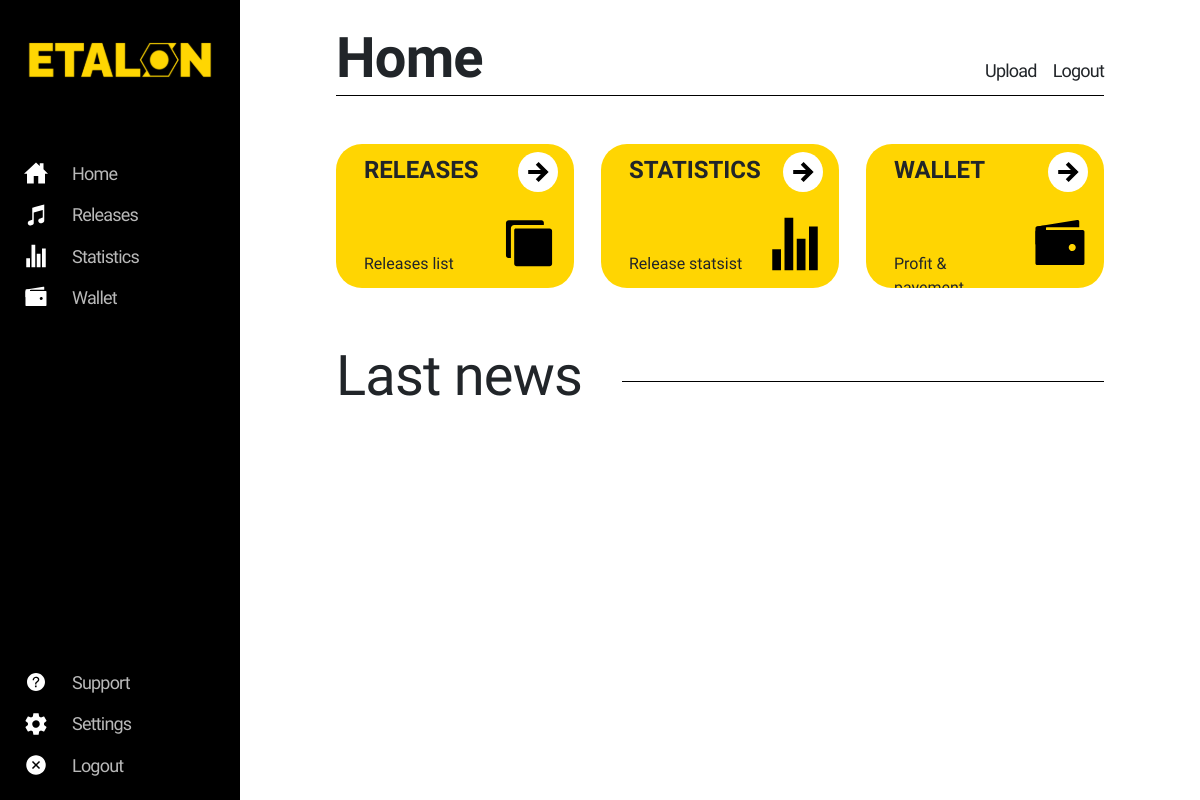
Before: /home/ with the older database file.
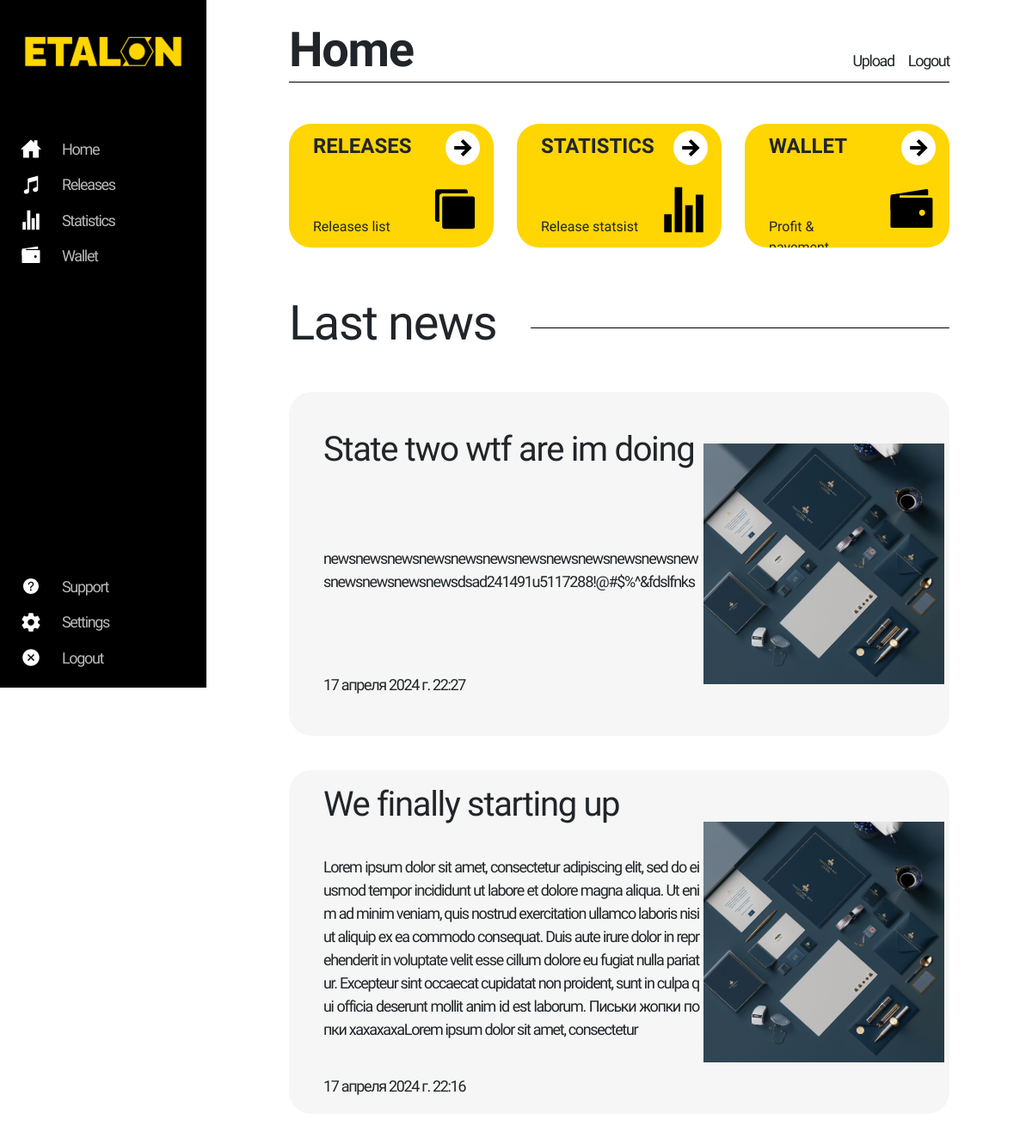
After: the same page with the newer database file.
### home/models.py (models this page shows, shortened)
class Articles(models.Model):
    title = models.CharField('Название', max_length=42)
    full_text = models.TextField('Статья', max_length=512)
    date = models.DateTimeField('Дата публикации')
    class Meta:
        verbose_name = 'Новость'
        verbose_name_plural = 'Новости'

### home/views.py (the view, shortened to what this page needs)
# urls.py: path('', views.home),
def home(request):
    news = Articles.objects.order_by('-date')
    error = ''
    return render(request, 'home/home.html', {"news" : news})

### home/templates/home/home.html
{% extends 'home/layout.html' %}
{% load static %}
    {% block content-section %}
        <section id="content-section">
            <div id="header-frame">
                <div id="header-text">Home</div>
                <div id="header-buttons">
                    <div id="header-button1">Upload</div>
                    <div id="header-button2">Logout</div>
                </div>
            </div>
            <div id="nav-frame">
                <div id="nav-releases">
                    <div id="nav-releases-text-frame">
                        <div id="nav-release-title">RELEASES</div>
                        <div id="nav-release-text">Releases list</div>
                    </div>
                    <div id="nav-releases-img">
                        <img id="nav-release-button1" src="{% static 'home/img/homeArrow.svg' %}"></img>
                        <img id="nav-release-button2" src="{% static 'home/img/homeReleases.svg' %}"></img>
                    </div>
                </div>
                <div id="nav-stats">
                    <div id="nav-stats-text-frame">
                        <div id="nav-stats-title">STATISTICS</div>
                        <div id="nav-stats-text">Release statsist</div>
                    </div>
                    <div id="nav-stats-img">
                        <img id="nav-stats-button1" src="{% static 'home/img/homeArrow.svg' %}"></img>
                        <img id="nav-stats-button2" src="{% static 'home/img/homeStats.svg' %}"></img>
                    </div>
                </div>
                <div id="nav-wallet">
                    <div id="nav-wallet-text-frame">
                        <div id="nav-wallet-title">WALLET</div>
                        <div id="nav-wallet-text">Profit & payement</div>
                    </div>
                    <div id="nav-wallet-img">
                        <img id="nav-wallet-button1" src="{% static 'home/img/homeArrow.svg' %}"></img>
                        <img id="nav-wallet-button2" src="{% static 'home/img/homeWallet.svg' %}"></img>
                    </div>
                </div>
            </div>
            <div id="news-splitter">
                <div id="news-splitter-text">Last news</div>
                <div id="news-line"></div>
            </div>
            <div id="news-frame">
                {% for el in news %}
                <dev id="news-item-frame">
                    <div id="news-texts-frame">
                        <div id="news-topic">{{el.title}}</div>
                        <div id="news-text">{{el.full_text}}</div>
                        <div id="news-date">{{el.date}}</div>
                    </div>
                    <div id="news-img-frame">
                        <img src="{% static 'home/img/newsCover.svg' %}" id="news-img"></img>
                    </div>
                </dev>
                {% endfor %}
            </div>
        </section>
    {% endblock %}

### home/templates/home/layout.html (shortened to what this page needs)
{% load static %}
<!DOCTYPE html>
<html lang="ru">
<head>
    <link rel="stylesheet" href="{% static 'home/css/menu.css' %}">
    <link rel="stylesheet" href="{% static 'home/css/home.css' %}">
    <link rel="stylesheet" href="{% static 'home/css/releases.css' %}">
    <link href="https://cdn.jsdelivr.net/npm/bootstrap@5.3.2/dist/css/bootstrap.min.css" rel="stylesheet">
</head>
<body>
    <section id="main-section">
        {% block menu-section %}
            {% include 'home/menu.html' %}
        {% endblock %}
        {% block content-section %}
        {% endblock %}
    </section>
</body>
</html>

### home/templates/home/menu.html (shortened to what this page needs)
{% extends 'home/layout.html' %}
{% load static %}
{% block menu-section %}
<section id="menu-section">
    <img id="logo-img"src="{% static 'home/img/logoText.svg' %}" alt="Image"></img>
    <div id="lnk-home"><img id="icon-nav" src="{% static 'home/img/icoHome.svg' %}"></img>Home</div>
    <div id="lnk-releases"><img id="icon-nav" src="{% static 'home/img/icoMusic.svg' %}"></img>Releases</div>
    <div id="lnk-statistics"><img id="icon-nav" src="{% static 'home/img/icoStats.svg' %}"></img>Statistics</div>
    <div id="lnk-wallet"><img id="icon-nav" src="{% static 'home/img/icoMoney.svg' %}"></img>Wallet</div>
    <div id="lnk-support"><img id="icon-nav" src="{% static 'home/img/icoHelp.svg' %}"></img>Support</div>
    <div id="lnk-settings"><img id="icon-nav" src="{% static 'home/img/icoSettings.svg' %}"></img>Settings</div>
    <div id="lnk-logout"><img id="icon-nav" src="{% static 'home/img/icoLogout.svg' %}"></img>Logout</div>
</section>
{% endblock %}

### home/static/home/css/menu.css (style rules this page uses)
#menu-section { position:sticky; display: flex; justify-content: start; flex-direction: column; align-content: space-between; width: 30vh; height: 100vh; margin-top: 0; margin-left: 0; top: 0; font-family: 'Raleway'; color: rgb(185, 185, 185); font-size: 2.25vh; font-weight: normal; letter-spacing: -0.1vh; background: black; overflow: hidden; transition: 0.25s; }
#logo-img { margin-top: 5vh; width: auto; height: 5vh; pointer-events: none; user-select: none; }
#lnk-home { margin-top: 10vh; }
#lnk-support { margin-top: 43vh; }
#lnk-home, #lnk-releases, #lnk-statistics, #lnk-wallet, #lnk-support, #lnk-settings, #lnk-logout { margin-left: 3vh; margin-bottom: 1.5vh; cursor: pointer; transition: 0.25s; }
#icon-nav { width: 3vh; height: auto; margin-right: 3vh; margin-bottom: 0.5vh; pointer-events: none; user-select: none; }

### home/static/home/css/releases.css (style rules this page uses)
#header-frame { position: relative; display: flex; flex-direction: row; align-content: center; justify-content: space-between; align-items: baseline; width: 80%; height: 12vh; letter-spacing: -0.1vh; border-bottom: solid 0.05vh black; border-spacing: 5vh; background: white; cursor: default; }
#header-text { margin-top: 2vh; font-size: 7vh; font-weight: bold; }
#header-buttons { position: relative; display: flex; flex-direction: row; align-content: center; }
#header-button1, #header-button2 { font-size: 2.25vh; font-weight: normal; cursor: pointer; transition: 0.25s; }
#header-button1 { margin-right: 2vh; }

Changed rows visible on the page:
added Articles: title "State two wtf are im doing", full_text "newsnewsnewsnewsnewsnewsnewsnewsnewsnewsnewsnewsnewsnewsnewsnewsdsad241491u5117288!@#$%^&fdslfnks", date "17 апреля 2024 г. 22:27"
added Articles: title "We finally starting up", full_text "Lorem ipsum dolor sit amet, consectetur adipiscing elit, sed do eiusmod tempor incididunt ut labore et dolore magna aliqua. Ut enim ad minim veniam, quis nostrud exercitation ullamco laboris nisi ut aliquip ex ea commodo consequat. Duis aute irure dolor in reprehenderit in voluptate velit esse cillum dolore eu fugiat nulla pariatur. Excepteur sint occaecat cupidatat non proident, sunt in culpa qui officia deserunt mollit anim id est laborum. Письки жопки попки хахахахаLorem ipsum dolor sit amet, consectetur", date "17 апреля 2024 г. 22:16"
